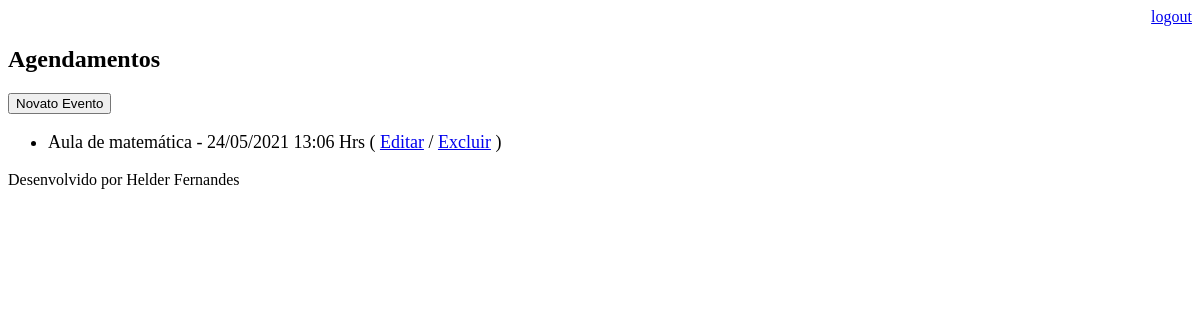
Page /agenda/ (signed in) on the earlier database version.
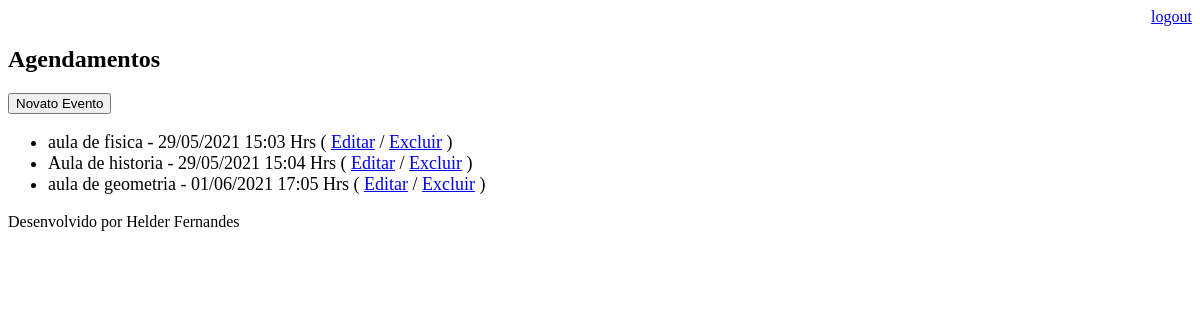
Same page on the later database version.
### core/models.py (models this page shows, shortened)
class Evento(models.Model):
    titulo = models.CharField(max_length=100)
    descricao = models.TextField(blank=True, null=True)
    data_evento = models.DateTimeField(verbose_name='Data do Evento')
    data_criacao = models.DateTimeField(auto_now=True)
    usuario = models.ForeignKey(User, on_delete=models.CASCADE)
    class Meta:
        db_table = 'evento'
    def get_data_evento(self):
        return self.data_evento.strftime('%d/%m/%Y %H:%M Hrs')
    def get_evento_atrasado(self):
        if self.data_evento < datetime.now():
            return True
        else:
            return False

### core/views.py (the view)
# urls.py: path('agenda/', views.lista_eventos),
@login_required(login_url='/login/')
def lista_eventos(request):
    usuario = request.user
    data_atual = datetime.now() - timedelta(hours=1)
    evento = Evento.objects.filter(usuario=usuario,
                                   data_evento__gt=data_atual)
    dados = {'eventos': evento}
    return render(request, 'agenda.html', dados)

### templates/agenda.html (shortened to what this page needs)
{% extends "model-page.html" %}
{% block content %}
    <h2>Agendamentos</h2>
    <a href="evento/">
         <button type="button">Novato Evento</button>
    </a>
    <ul style="font-size: 18px">
        {% for evento in eventos %}
            <li>
                <div style=>
                  {{ evento.titulo }} - {{ evento.get_data_evento }}
                  ( <a href="evento/?id={{ evento.id }}">Editar</a>
                  / <a href="evento/delete/{{ evento.id }}/">Excluir</a> )
                </div>
            </li>
        {% endfor %}
    </ul>
{% endblock %}

### templates/model-page.html
<!DOCTYPE html>
<html lang="en">
<head>
   {% include "model-header.html" %}
</head>
<body>
   {% block content %} {% endblock %}
   {% include "model-footer.html" %}
</body>
</html>

### templates/model-header.html (shortened to what this page needs)
    <div align="right">
        <a href="/logout">logout</a>
    </div>

### templates/model-footer.html
<p> Desenvolvido por Helder Fernandes </p>

Differences in the rows shown:
removed Evento: titulo "Aula de matemática", get_data_evento "24/05/2021 13:06 Hrs"
added Evento: titulo "aula de fisica", get_data_evento "29/05/2021 15:03 Hrs"
added Evento: titulo "Aula de historia", get_data_evento "29/05/2021 15:04 Hrs"
added Evento: titulo "aula de geometria", get_data_evento "01/06/2021 17:05 Hrs"
